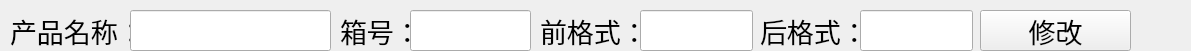
   <widget class="QWidget" name="BoxInfoWidget" native="true">
    <property name="geometry">
     <rect>
      <x>0</x>
      <y>0</y>
      <width>1191</width>
      <height>51</height>
     </rect>
    </property>
    <widget class="QLabel" name="NameLabel">
     <property name="geometry">
      <rect>
       <x>10</x>
       <y>5</y>
       <width>121</width>
       <height>51</height>
      </rect>
     </property>
     <property name="font">
      <font>
       <family>Adobe Arabic</family>
       <pointsize>20</pointsize>
      </font>
     </property>
     <property name="text">
      <string>产品名称：</string>
     </property>
    </widget>
    <widget class="QLabel" name="NumberLabel">
     <property name="geometry">
      <rect>
       <x>340</x>
       <y>10</y>
       <width>71</width>
       <height>41</height>
      </rect>
     </property>
     <property name="font">
      <font>
       <family>Adobe Arabic</family>
       <pointsize>20</pointsize>
      </font>
     </property>
     <property name="text">
      <string>箱号：</string>
     </property>
    </widget>
    <widget class="QLabel" name="HeadLabel">
     <property name="geometry">
      <rect>
       <x>540</x>
       <y>10</y>
       <width>101</width>
       <height>41</height>
      </rect>
     </property>
     <property name="font">
      <font>
       <family>Adobe Arabic</family>
       <pointsize>20</pointsize>
      </font>
     </property>
     <property name="text">
      <string>前格式：</string>
     </property>
    </widget>
    <widget class="QLabel" name="TailLabel">
     <property name="geometry">
      <rect>
       <x>760</x>
       <y>10</y>
       <width>101</width>
       <height>41</height>
      </rect>
     </property>
     <property name="font">
      <font>
       <family>Adobe Arabic</family>
       <pointsize>20</pointsize>
      </font>
     </property>
     <property name="text">
      <string>后格式：</string>
     </property>
    </widget>
    <widget class="QPushButton" name="ChangeButton">
     <property name="geometry">
      <rect>
       <x>980</x>
       <y>10</y>
       <width>151</width>
       <height>41</height>
      </rect>
     </property>
     <property name="font">
      <font>
       <family>Adobe Arabic</family>
       <pointsize>20</pointsize>
      </font>
     </property>
     <property name="text">
      <string>修改</string>
     </property>
    </widget>
    <widget class="QLineEdit" name="ProductName">
     <property name="geometry">
      <rect>
       <x>130</x>
       <y>10</y>
       <width>201</width>
       <height>41</height>
      </rect>
     </property>
    </widget>
    <widget class="QLineEdit" name="BoxNumber">
     <property name="geometry">
      <rect>
       <x>410</x>
       <y>10</y>
       <width>121</width>
       <height>41</height>
      </rect>
     </property>
    </widget>
    <widget class="QLineEdit" name="HeadData">
     <property name="geometry">
      <rect>
       <x>640</x>
       <y>10</y>
       <width>113</width>
       <height>41</height>
      </rect>
     </property>
    </widget>
    <widget class="QLineEdit" name="TailData">
     <property name="geometry">
      <rect>
       <x>860</x>
       <y>10</y>
       <width>113</width>
       <height>41</height>
      </rect>
     </property>
    </widget>
   </widget>
